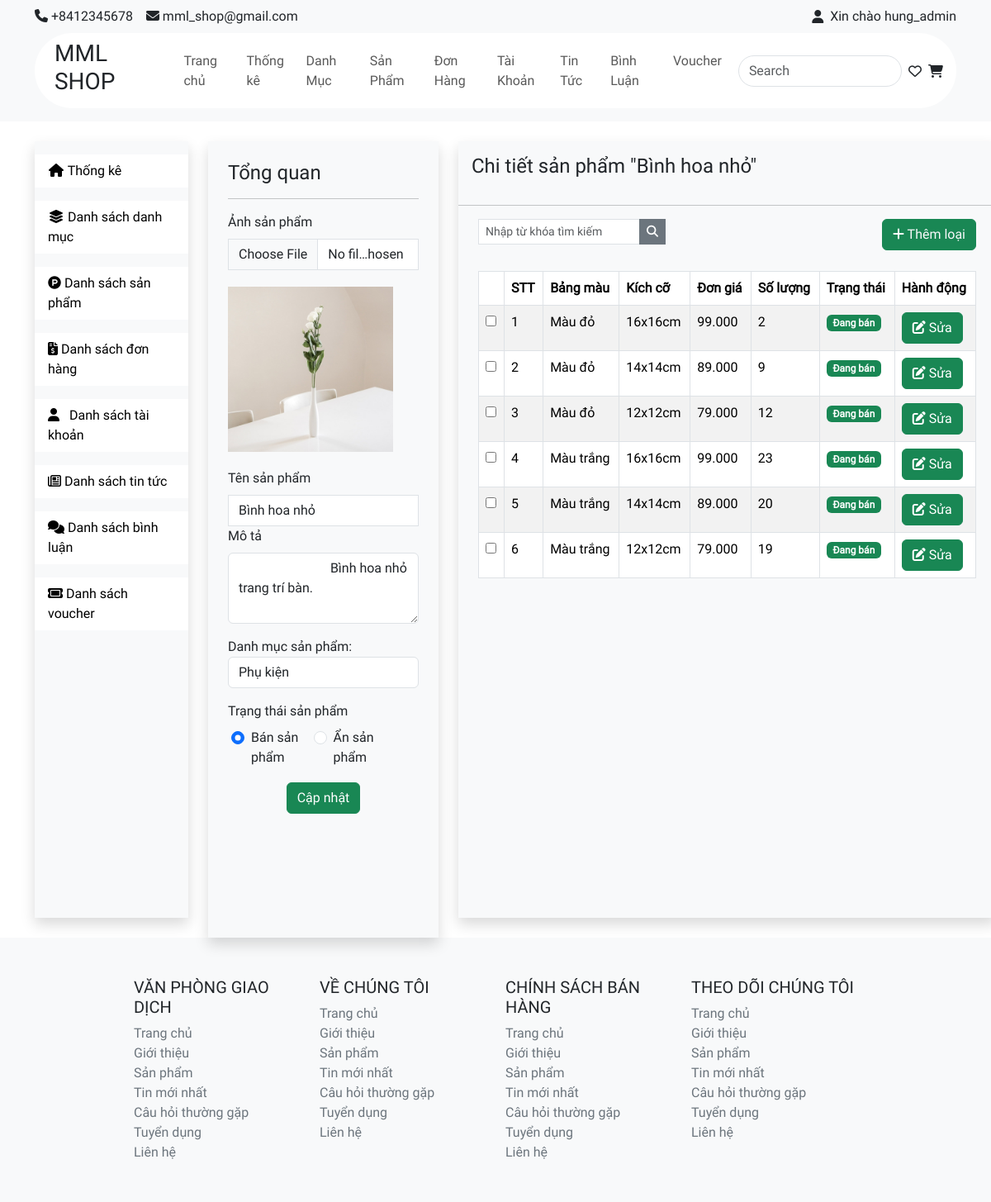
Screenshot of /admin/index.php?act=read-one-product&pro_id=1 (signed in) with the database file from the repository.
### tables this page shows
CREATE TABLE `product` (
  `pro_id` int NOT NULL,
  `pro_name` varchar(255) NOT NULL,
  `pro_image` varchar(255) DEFAULT NULL,
  `pro_description` varchar(255) NOT NULL,
  `cate_id` int NOT NULL,
  `pro_status` tinyint NOT NULL DEFAULT '1' COMMENT '1: Hoạt động\r\n0: Không hoạt động'
);

CREATE TABLE `product_detail` (
  `product_dt_id` int NOT NULL,
  `pro_color` varchar(255) NOT NULL,
  `pro_size` varchar(50) NOT NULL,
  `pro_price` decimal(10,3) NOT NULL,
  `pro_quantity` int NOT NULL,
  `pro_id` int DEFAULT NULL,
  `product_dt_status` tinyint NOT NULL DEFAULT '1' COMMENT '1: Đang bán\r\n0: Không bán'
);

### admin/controller/productController.php (called while the page is built, shortened)
<?php
class ProductController {
    public $productQuery;
    public $categoryQuery;
    public $productDetailQuery;
    public function __construct() {
        $this -> productQuery = new ProductQuery();
        $this -> categoryQuery = new CategoryQuery();
        $this -> productDetailQuery = new ProductDetailQuery();
    }
    public function readOneProduct() {
        if(isset($_GET["pro_id"]) && ($_GET["pro_id"]) > 0) {
            $info = $this->productQuery->infoOneProduct($_GET["pro_id"]);
        }
        $dsCate = $this -> categoryQuery -> all();
        if(isset($_GET["pro_id"])) {
            $dsProductDetail = $this->productDetailQuery->listProductDetail($_GET["pro_id"]);
        }
        include "view/product/update.php";
    }
}
?>

### common/function.php (called while the page is built, shortened)
<?php
    function connectDB() {
        $host = DB_HOST;
        $port  = DB_PORT;
        $dbname = DB_NAME;
        try {
            $conn = new PDO ("mysql:host=$host;port=$port;dbname=$dbname",DB_USER,DB_PASS);
            return $conn;
        } catch (\Throwable $th) {
            echo "Lỗi";
        }
    }
    function convertToObjectCategory($row) {
        $category = new Category();
        $category -> cate_id = $row['cate_id'];
        $category -> cate_name = $row['cate_name'];
        $category -> cate_status = $row['cate_status'];
        return $category;
    }
    function convertToObjectProduct($row) {
        $product = new Product();
        $product -> pro_id = $row['pro_id'];
        $product -> pro_name = $row['pro_name'];
        $product -> pro_image = $row['pro_image'];
        $product -> pro_description = $row['pro_description'];
        $product -> pro_status = $row['pro_status'];
        $product -> cate_id = $row['cate_id'];
        $product -> cate_name = $row['cate_name'];
        $product -> cate_status = $row['cate_status'];
        return $product;
    }
    function convertToObjectProductDetail($row) {
        $proDetail = new ProductDetail();
        $proDetail -> product_dt_id = $row['product_dt_id'];
        $proDetail -> pro_color = $row['pro_color'];
        $proDetail -> pro_size = $row['pro_size'];
        $proDetail -> pro_price = $row['pro_price'];
        $proDetail -> pro_quantity = $row['pro_quantity'];
        $proDetail -> pro_id = $row['pro_id'];
        $proDetail -> pro_name = $row['pro_name'];
        $proDetail -> pro_image = $row['pro_image'];
        $proDetail -> product_dt_status = $row['product_dt_status'];
        return $proDetail;
    }
?>

### admin/model/productQuery.php (called while the page is built, shortened)
<?php
class ProductQuery {
    public $pdo;
    public function __construct() {
        $this->pdo = connectDB();
    }
    public function __destruct() {
        $this -> pdo = null;
    }
    public function infoOneProduct($pro_id) {
        try {
            $sql = "select * from product join category on product.cate_id = category.cate_id where product.pro_id = $pro_id";
            $data = $this->pdo->query($sql)->fetch();
            $info = convertToObjectProduct($data);
            return $info;
        } catch (Exception $e) {
            echo "Lỗi: ".$e ->getMessage();
            echo "<hr>";
        }
    }
}
class ProductDetailQuery {
    public $pdo;
    public function __construct() {
        $this->pdo = connectDB();
    }
    public function __destruct() {
        $this -> pdo = null;
    }
    public function listProductDetail($pro_id) {
        try {
            $sql = "select * from product_detail join product on product_detail.pro_id = product.pro_id where product_detail.pro_id = $pro_id";
            $data = $this->pdo->query($sql)->fetchAll();
            $dsProductDetail = [];
            foreach ($data as $row) {
                $dsProductDetail[] = convertToObjectProductDetail($row);
            }
            return $dsProductDetail;
        } catch (Exception $e) {
            echo "Lỗi: ".$e ->getMessage();
            echo "<hr>";
        }
    }
}
?>

### admin/model/categoryQuery.php (called while the page is built, shortened)
<?php
class CategoryQuery {
    public $pdo;
    public function __construct() {
        $this->pdo = connectDB();
    }
    public function __destruct() {
        $this -> pdo = null;
    }
    public function all() {
        try {
            $sql = "select * from category";
            $data = $this->pdo->query($sql)->fetchAll();
            $dsCate = [];
            foreach ($data as $row) {
                $dsCate[] = convertToObjectCategory($row);
            }
            return $dsCate;
        } catch (Exception $e) {
            echo "Lỗi: ".$e ->getMessage();
            echo "<hr>";
        }
    }
}
?>

### admin/view/product/update.php (the view, shortened to what this page needs)
<!DOCTYPE html>
<html lang="en">
<head>
    <link href="https://cdn.jsdelivr.net/npm/bootstrap@5.3.3/dist/css/bootstrap.min.css" rel="stylesheet">
    <link rel="stylesheet" href="../giaodien/style.css">
</head>
<body>
    <?php
    include "view/component/header.php"
    ?>
    <main class="d-flex container">
        <?php
        include "view/component/sidebar.php"
        ?>
        <div class="shadow bg-light mt-4 ms-4 col-md-3">
            <form action="" class="pb-3 mt-4 ms-4 me-4" method="POSt" enctype="multipart/form-data">
                <div>
                    <h4 class="">Tổng quan</h4>
                </div>
                <hr>
                <div class="row">
                    <div class="">
                        <label for="inputEmail4" class="form-label">Ảnh sản phẩm</label>
                        <input type="file" class="form-control rounded-0" id="inputEmail4" placeholder=""
                            name="image_upload">
                        <img src="../img/product/<?= $info->pro_image ?>" alt="" style="width:200px; margin: 20px 0;"
                            name="existing_image">
                    </div>
                    <div class="">
                        <label for="inputEmail4" class="form-label">Tên sản phẩm</label>
                        <input type="text" class="form-control rounded-0" id="inputEmail4"
                            placeholder="Nhập tên sản phẩm" name="pro_name" value="<?= $info->pro_name ?>" required>
                    </div>
                    <div class="">
                        <label for="inputPassword5" class="form-label">Mô tả</label>
                        <textarea id="" cols="30" rows="3" class="form-control" placeholder="Mô tả"
                            name="pro_description" required>
                            <?= $info->pro_description ?>
                        </textarea>
                    </div>
                    <div class="mt-3">
                        <span class="form-label">Danh mục sản phẩm:</span>
                        <select class="form-control" name="cate_id">
                            <?php foreach ($dsCate as $category) : ?>
                            <?php
                                    if ($category->cate_status==1) {
                                        ?>
                            <option value="<?= $category->cate_id ?>"
                                <?= $category->cate_id == $info->cate_id ? "selected" : ''  ?>>
                                <?= $category->cate_name ?></option>
                            <?php
                                    }
                                ?>
                            <?php endforeach; ?>
                        </select>
                    </div>
                    <div class="mt-3">
                        <span class="form-label">Trạng thái sản phẩm</span>
                        <div class="row ps-3 pt-2">
                            <div class="form-check col-5">
                                <input class="form-check-input" type="radio" value="1" name="pro_status"
                                    <?= $info->pro_status == "1" ? "checked" : "" ?>>
                                <label class="form-check-label" for="flexRadioDefault1">
                                    Bán sản phẩm
                                </label>
                            </div>
                            <div class="form-check col-5">
                                <input class="form-check-input" type="radio" value="0" name="pro_status"
                                    <?= $info->pro_status != "1" ? "checked" : "" ?>>
                                <label class="form-check-label" for="flexRadioDefault2">
                                    Ẩn sản phẩm
                                </label>
                            </div>
                        </div>
                    </div>
                    <div class="mt-3 d-flex justify-content-center">
                        <button type="submit" class="btn btn-success" name="submitFormUpdatePro">Cập nhật</button>
                    </div>
                </div>
            </form>
        </div>
        <div class="shadow bg-light pb-5 mt-4 ms-4 mb-4 col-md-7">
            <h4 class="p-3">Chi tiết sản phẩm "<?= $info->pro_name ?>"</h4>
            <hr>
            <div class="d-flex justify-content-between align-items-center">
                <form action="" class="ms-4">
                    <div class="input-group input-group-sm">
                        <input class="form-control rounded-0 mb-2" type="search" id="search" name="search"
                            placeholder="Nhập từ khóa tìm kiếm" aria-label="Sizing example input"
                            aria-describedby="inputGroup-sizing-sm">
                        <div class="input-group-sm">
                            <button type="button" class="btn btn-secondary rounded-0">
                                <i class="fa fa-search"></i>
                            </button>
                        </div>
                    </div>
                </form>
                <div class="me-4">
                    <button class="btn btn-success">
                        <i class="fa-solid fa-plus"></i>
                        <a href="index.php?act=create-product-detail&pro_id=<?php echo $_GET["pro_id"]; ?>"
                            class="text-light">Thêm loại</a>
                    </button>
                </div>
            </div>
            <div class="pt-4 ms-4 me-4">
                <table class="table table-striped table-hover table-bordered">
                    <thead>
                        <tr>
                            <th></th>
                            <th scope="col">STT</th>
                            <th scope="col">Bảng màu</th>
                            <th scope="col">Kích cỡ</th>
                            <th scope="col">Đơn giá</th>
                            <th scope="col">Số lượng</th>
                            <th scope="col">Trạng thái</th>
                            <th scope="col">Hành động</th>
                        </tr>
                    </thead>
                    <tbody>
                        <?php
                        $i = 1;
                        foreach ($dsProductDetail as $key => $pro_dt) {
                        ?>
                        <tr>
                            <td>
                                <input type="checkbox">
                            </td>
                            <td scope="row">
                                <?= $i++?>
                            </td>
                            <td>
                                <?= $pro_dt->pro_color?>
                            </td>
                            <td>
                                <?= $pro_dt->pro_size ?>
                            </td>
                            <td>
                                <?= $pro_dt->pro_price?>
                            </td>
                            <td>
                                <?= $pro_dt->pro_quantity?>
                            </td>
                            <td>
                                <?php
                                    if ($pro_dt->product_dt_status == 1) {
                                ?>
                                <span class="badge bg-success ">Đang bán</span>
                                <?php
                                    } else {
                                        ?>
                                <span class="badge bg-danger">Không bán</span>
                                <?php
                                    }
                                ?>
                            </td>
                            <td>
                                <button class="btn btn-success ">
                                    <a href="index.php?act=update-product-detail&product_dt_id=<?= $pro_dt->product_dt_id?>&pro_id=<?php echo $_GET["pro_id"]; ?>"
                                        class="text-white">
                                        <i class="fa-solid fa-pen-to-square"></i> Sửa
                                    </a>
                                </button>
                            </td>
                        </tr>
                        <?php
                            }
                        ?>
                    </tbody>
                </table>
            </div>
        </div>
    </main>
    <?php
    include "view/component/footer.php"
    ?>
</body>
</html>

### giaodien/style.css (style rules this page uses)
* { margin: 0; padding: 0; box-sizing: border-box; list-style-type: none; text-decoration: none; font-family: Roboto; }
a { text-decoration: none; color: black; }

### rows the page displays
product: pro_image (picture), pro_name "Bình hoa nhỏ", pro_description "Bình hoa nhỏ trang trí bàn.", pro_status "☑"
product_detail: pro_color "Màu đỏ", pro_size "16x16cm", pro_price "99.000", pro_quantity "2", product_dt_status "Đang bán"
product_detail: pro_color "Màu đỏ", pro_size "14x14cm", pro_price "89.000", pro_quantity "9", product_dt_status "Đang bán"
product_detail: pro_color "Màu đỏ", pro_size "12x12cm", pro_price "79.000", pro_quantity "12", product_dt_status "Đang bán"
product_detail: pro_color "Màu trắng", pro_size "16x16cm", pro_price "99.000", pro_quantity "23", product_dt_status "Đang bán"
product_detail: pro_color "Màu trắng", pro_size "14x14cm", pro_price "89.000", pro_quantity "20", product_dt_status "Đang bán"
product_detail: pro_color "Màu trắng", pro_size "12x12cm", pro_price "79.000", pro_quantity "19", product_dt_status "Đang bán"

### other values shown
$_SESSION["acc_name"] "hung_admin"
form field cate_id "Phụ kiện"
